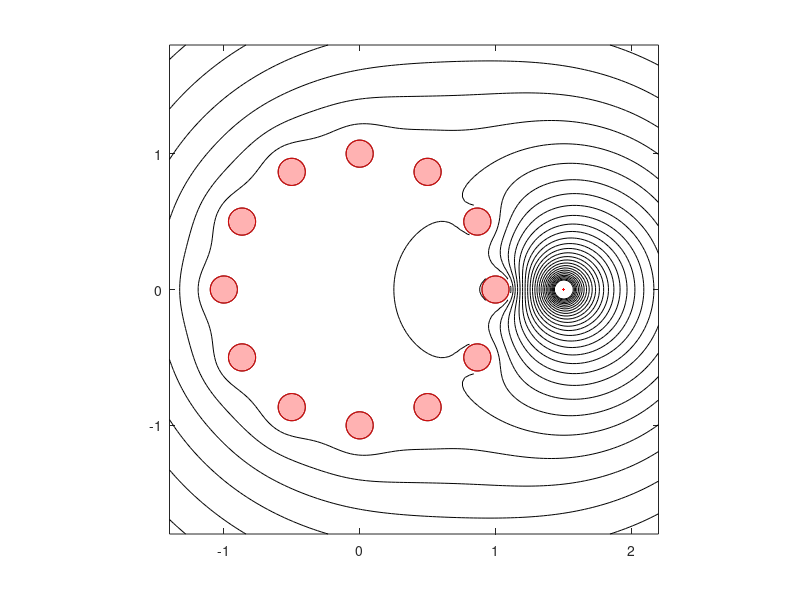

The MATLAB source for this figure:
n = 12;r = 0.1;
c = exp(2i*pi*(1:n)/n);
rr = r*ones(size(c));
N = max(0, round(4+.5*log10(r)));

npts = 3*N+2;
circ = exp((1:npts)'*2i*pi/npts);
z = []; for j=1:n
    z=[z;c(j)+rr(j)*circ]; end
disp(size(c));
disp(size(z));
A = [0; -ones(size(z))];
zs = 1.5;
rhs = [0; -log(abs(z-zs))];
disp(size(log(abs(z-c(1)))));
disp(size(rhs));
for j=1:n 
    A = [A [1; log(abs(z-c(j)))]];
    for k = 1:N
        zck = (z-c(j)).^(-k);
        A = [A [0; real(zck)] [0;imag(zck)]];
    end
end

X = A\rhs;
e=X(1); X(1) = []; %constant voltage on wires
d = X(1:2*N+1:end); X(1:2*N+1:end) = [];
a = X(1:2:end); b=X(2:2:end);


x = linspace(-1.4, 2.2, 120); y = linspace(-1.8, 1.8, 120);
[xx, yy] = meshgrid(x, y); zz=xx+1i*yy; uu=log(abs(zz-zs));
% disp(uu)

for j=1:n
    uu = uu+d(j)*log(abs(zz-c(j)));
    for k=1:N, zck = (zz-c(j)).^(-k); kk=k+(j-1)*N;
        uu = uu+a(kk)*real(zck)+b(kk)*imag(zck); end
end

for j=1:n, uu(abs(zz-c(j))<rr(j)) = NaN; end
z = exp(pi*1i*(-50:50)'/50);
for j=1:n, disk = c(j)+rr(j)*z; fill(real(disk), imag(disk), [1 .7 .7])
    hold on, plot(disk, '-r'), end
contour(xx, yy, real(uu), -2:.1:1.2), colormap([0 0 0]), axis([-1.4 2.2 -1.8 1.8])
axis square, plot(real(zs), imag(zs), '.r')
